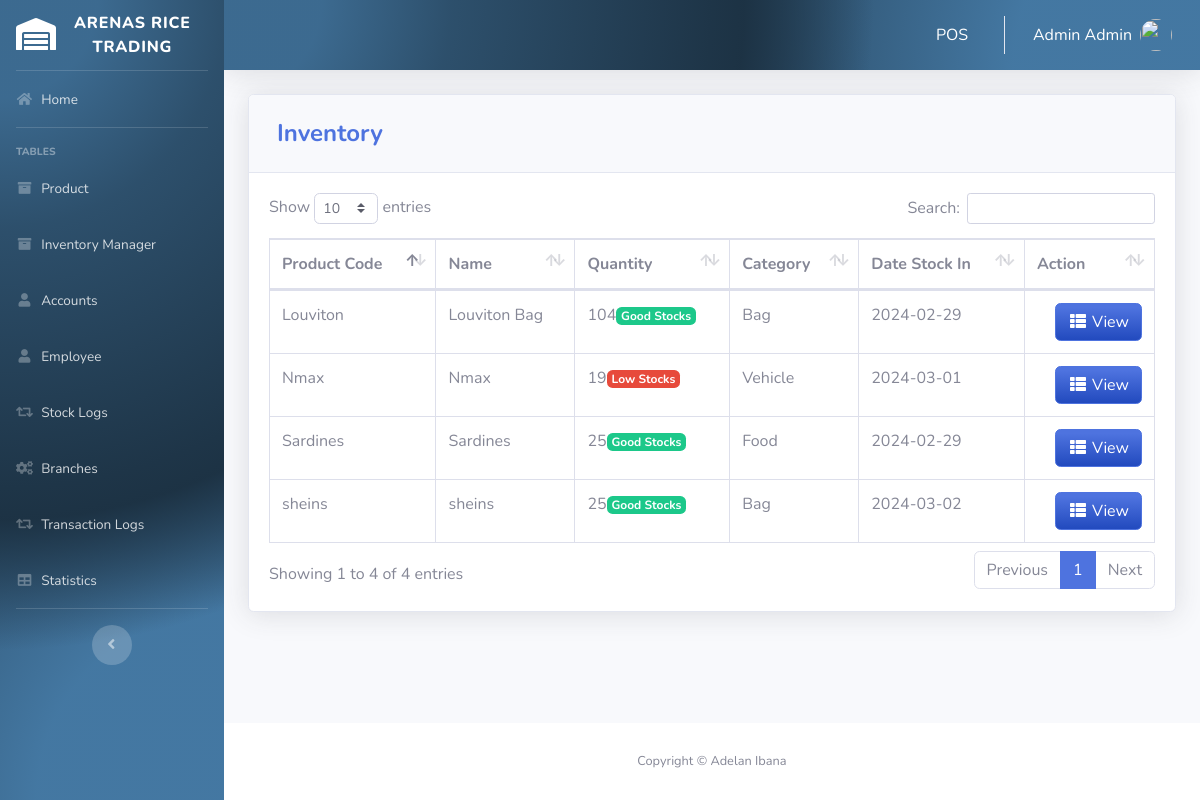
Page /pages/inventory.php (signed in) on the committed database.
### tables this page shows
CREATE TABLE `product` (
  `PRODUCT_ID` int(11) NOT NULL,
  `PRODUCT_CODE` varchar(20) DEFAULT NULL,
  `NAME` varchar(50) DEFAULT NULL,
  `DESCRIPTION` varchar(250) NOT NULL,
  `QTY_STOCK` int(50) DEFAULT NULL,
  `ON_HAND` int(250) NOT NULL,
  `PRICE` int(50) DEFAULT NULL,
  `CATEGORY_ID` int(11) DEFAULT NULL,
  `BRANCH_ID` int(11) DEFAULT NULL,
  `DATE_STOCK_IN` varchar(50) NOT NULL
);

CREATE TABLE `category` (
  `CATEGORY_ID` int(11) NOT NULL,
  `CNAME` varchar(50) DEFAULT NULL
);

### pages/inventory.php (the view, shortened to what this page needs)
<?php
include'../includes/connection.php';
include'../includes/sidebar.php';
?>
            <div class="card shadow mb-4">
            <div class="card-header py-3">
              <h4 class="m-2 font-weight-bold text-primary">Inventory</h4>
            </div>
            <div class="card-body">
              <div class="table-responsive">
                <table class="table table-bordered" id="dataTable" width="100%" cellspacing="0">
               <thead>
                   <tr>
                     <th>Product Code</th>
                     <th>Name</th>
                     <th>Quantity</th>
                     <th>Category</th>
                     <th>Date Stock In</th>
                     <th>Action</th>
                   </tr>
               </thead>
          <tbody>
<?php
    $query = 'SELECT PRODUCT_ID, PRODUCT_CODE, NAME, QTY_STOCK, COUNT(`ON_HAND`) AS "ON_HAND", CNAME, DATE_STOCK_IN FROM product p join category c on p.CATEGORY_ID=c.CATEGORY_ID GROUP BY PRODUCT_CODE';
        $result = mysqli_query($db, $query) or die (mysqli_error($db));
            while ($row = mysqli_fetch_assoc($result)) {
              $stock = $row['QTY_STOCK'];
              $stockstatus ='<span class="badge badge-success"> Good Stocks </span>';
              if($stock <20){
                $stockstatus ='<span class="badge badge-danger"> Low Stocks </span>';
              }
                echo '<tr>';
                echo '<td>'. $row['PRODUCT_CODE'].'</td>';
                echo '<td>'. $row['NAME'].'</td>';
                echo '<td>'.  $stock .$stockstatus.'</td>';
                echo '<td>'. $row['CNAME'].'</td>';
                echo '<td>'. $row['DATE_STOCK_IN'].'</td>';
                      echo '<td align="right">
                              <a type="button" class="btn btn-primary bg-gradient-primary" href="inv_searchfrm.php?action=edit & id='.$row['PRODUCT_CODE'] . '"><i class="fas fa-fw fa-th-list"></i> View</a>
                          </div> </td>';
                        }
?>
                        </div>
                    </div>
                  </div>
<?php
include'../includes/footer.php';
?>

### rows in the picture
product: PRODUCT_CODE "Louviton", NAME "Louviton Bag", QTY_STOCK "104", CATEGORY_ID.CNAME "Bag", DATE_STOCK_IN "2024-02-29"
product: PRODUCT_CODE "Nmax", NAME "Nmax", QTY_STOCK "19", shows "Low Stocks", CATEGORY_ID.CNAME "Vehicle", DATE_STOCK_IN "2024-03-01"
product: PRODUCT_CODE "Sardines", NAME "Sardines", QTY_STOCK "25", CATEGORY_ID.CNAME "Food", DATE_STOCK_IN "2024-02-29"
product: PRODUCT_CODE "sheins", NAME "sheins", QTY_STOCK "25", CATEGORY_ID.CNAME "Bag", DATE_STOCK_IN "2024-03-02"

### other values in the picture
$_SESSION['FIRST_NAME'] "Admin"
$_SESSION['LAST_NAME'] "Admin"
